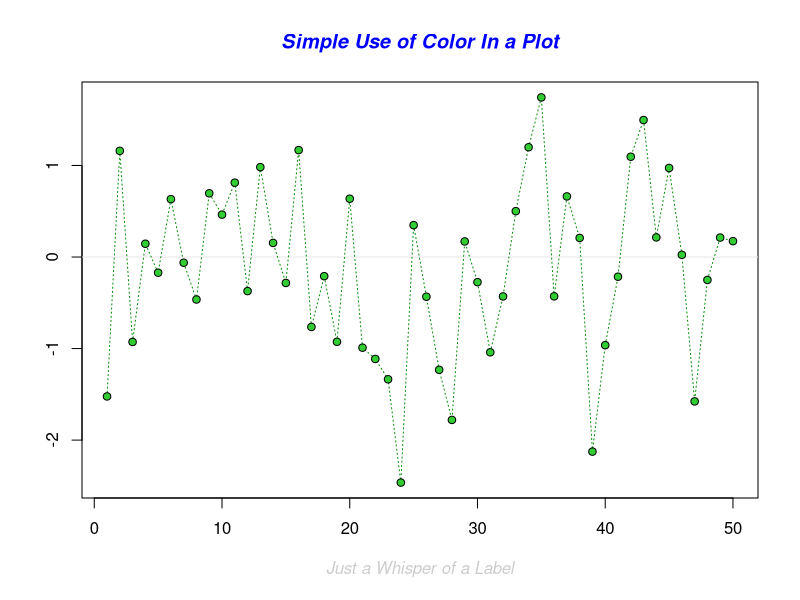
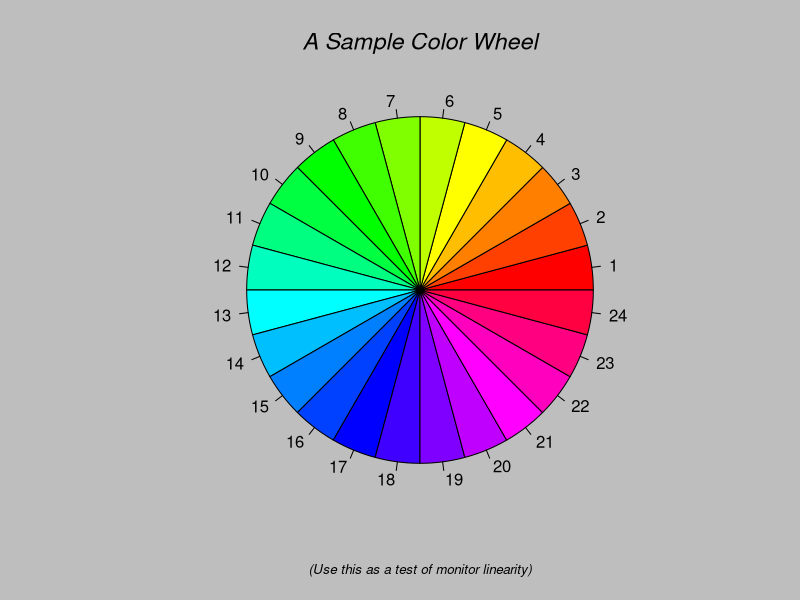
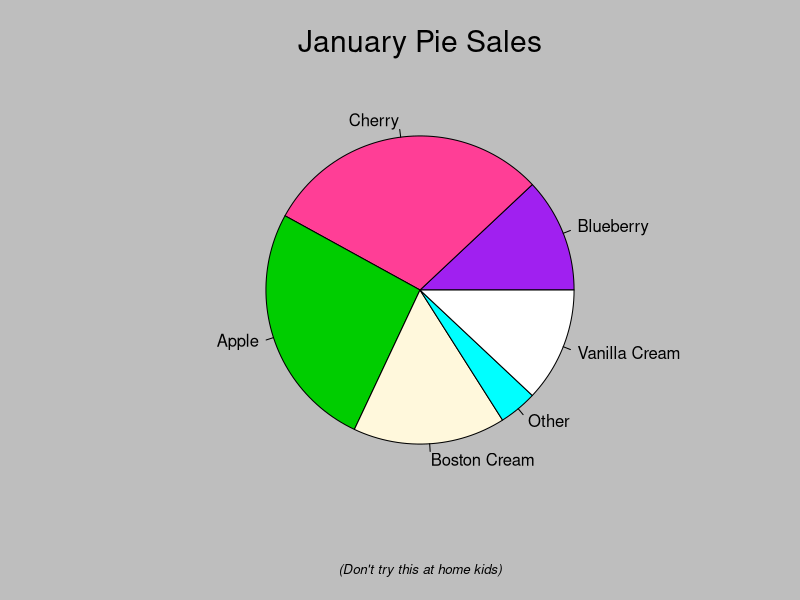
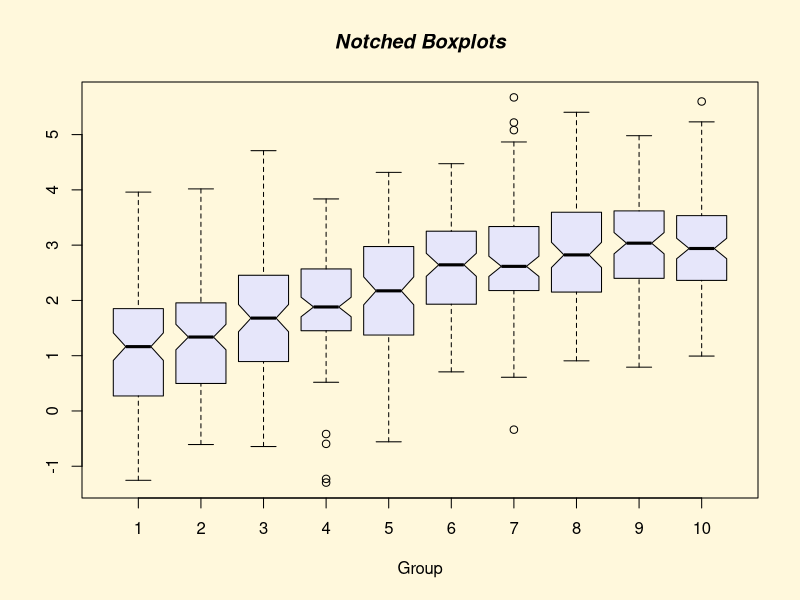
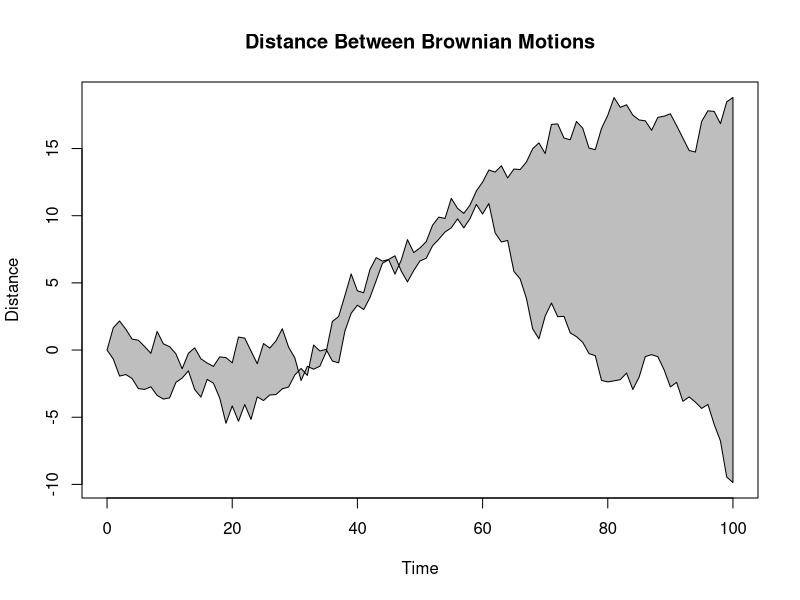
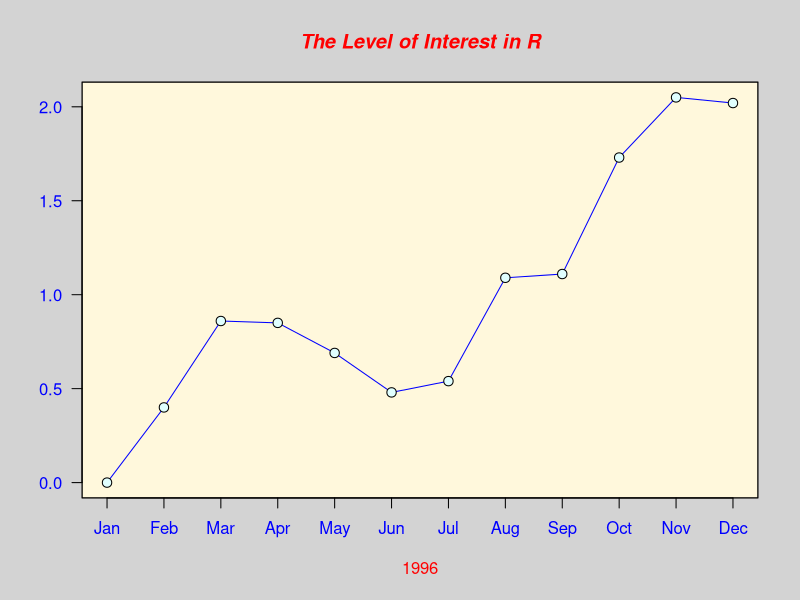
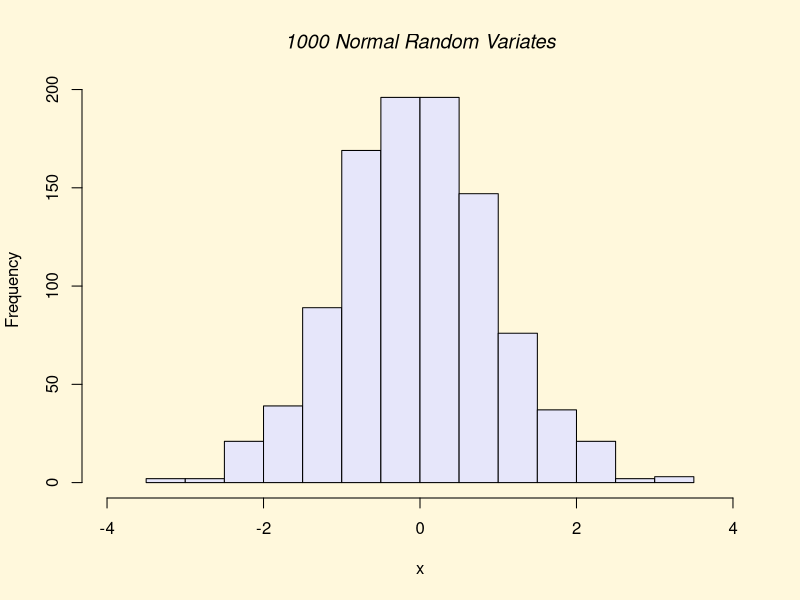
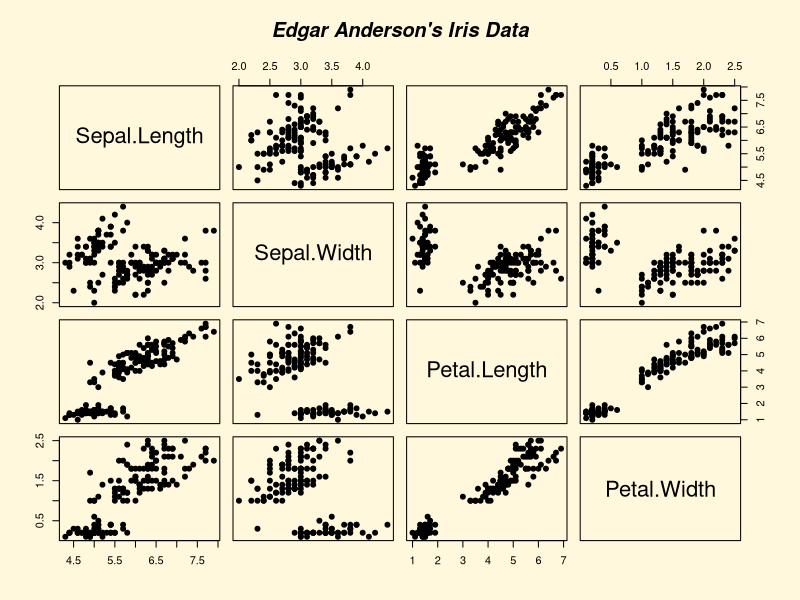

These figures' R source, in order:
# Gráficos em R - Base Plotting System 

# Obs: Caso tenha problemas com a acentuação, consulte este link:
# https://support.rstudio.com/hc/en-us/articles/200532197-Character-Encoding

# Grámatica dos Gráficos - Elementos / Camadas

# Dados: O conjunto de dados a ser analisado
# Estética: A escala em que mapeamos os dados
# Geometria: Os elementos visuais usados para representar os dados
# Facets: Visualização do gráfico em porções menores
# Estatística: Representação e análise dos dados
# Coordenadas: A área na qual o gráfico será construído
# Temas: Visual geral do gráfico

# Configurando o diretório de trabalho
# Coloque entre aspas o diretório de trabalho que você está usando no seu computador
# Não use diretórios com espaço no nome
setwd("C:/FCD/BigDataRAzure/Cap04")
getwd()

# Lista de pacotes base carregados
search()


# Demo
demo("graphics")


# Plot Básico
x = 5:7
y = 8:10
plot(x,y)
?plot

altura <- c(145, 167, 176, 123, 150)
largura <- c(51, 63, 64, 40, 55)

plot(altura, largura)


# Plotando um Dataframe
?lynx
plot(lynx)
plot(lynx, ylab = "Plots com Dataframes", xlab = "")
plot(lynx, ylab = "Plots com Dataframes", xlab = "Observações")
plot(lynx, main = "Plots com Dataframes", col = 'red')
plot(lynx, main = "Plots com Dataframes", col = 'red', col.main = 52, cex.main = 1.5)

library(datasets)
hist(warpbreaks$breaks)

airquality
transform(airquality, Month = factor(Month))
boxplot(Ozone ~ Month, airquality, xlab = "Month", ylab = "Ozone (ppb)")


# Especificando os parâmetros

# col - cor do plot
# lty - tipo de linha
# lwd - largura de linha
# pch - símbolo no plot
# xlab - label do eixo x
# ylab - label do eixo y
# las - como os labels dos eixos são orientados
# bg - background color
# mfrow - número de plots por linha
# mfcool - número de plots por coluna

# Funções Básicas de Plot

# plot() - scatterplots
# lines() -  adiciona linhas ao gráfico
# points() - adiciona pontos ao gráfico
# text() - adiciona label ao gráfico
# title() - adiciona título ao gráfico

# Parâmetros dos Gráficos
?par
par()
par('pch')
par('lty')

x = 2:4
plot(x, pch = "*")

par(mfrow = c(2,2), col.axis = "red")
plot(1:8, las = 0, xlab = "xlab", ylab = "ylab", main = "LAS = 0")
plot(1:8, las = 1, xlab = "xlab", ylab = "ylab", main = "LAS = 1")
plot(1:8, las = 2, xlab = "xlab", ylab = "ylab", main = "LAS = 2")
plot(1:8, las = 3, xlab = "xlab", ylab = "ylab", main = "LAS = 3")
legend("topright", pch = 1, col = c("blue", "red"), legend = c("Var1","Var2"))
par(mfrow = c(1,1))

# Cores disponíveis
colors()


# Salvando os gráficos

# png
png("Grafico1.png", width = 500, height = 500, res = 72)

plot(iris$Sepal.Length, iris$Petal.Length,
     col = iris$Species,
     main = "Gráfico gerado a partir do Iris")

dev.off()


# pdf
pdf("Grafico2.pdf")

plot(iris$Sepal.Length, iris$Petal.Length,
     col = iris$Species,
     main = "Gráfico gerado a partir do Iris")

dev.off()


# Estendendo as funções do plot
install.packages('plotrix')
library(plotrix)
?plotrix

par(mfrow = c(1,1), col.axis = "red")
plot(1:6, las = 3, xlab = "lty 1:6", ylab = "", main = "Mais opções ao plot")
ablineclip(v=1, lty=1, col="sienna2", lwd=2)
ablineclip(v=2, lty=1, col="sienna2", lwd=2)
ablineclip(v=3, lty=1, col="sienna2", lwd=2)
ablineclip(v=4, lty=1, col="sienna2", lwd=2)
ablineclip(v=5, lty=1, col="sienna2", lwd=2)
ablineclip(v=6, lty=1, col="sienna2", lwd=2)
ablineclip(v=7, lty=1, col="sienna2", lwd=2)


plot(lynx)
plot(lynx, type="p", main="Type p")
plot(lynx, type="l", main="Type l")
plot(lynx, type="b", main="Type b")
plot(lynx, type="o", main="Type o")
plot(lynx, type="h", main="Type h")
plot(lynx, type="s", main="Type s")
plot(lynx, type="n", main="Type n")


# Dois plots juntos
par(mar=c(4,3,3,3), col.axis="black")

plot(cars$speed, type="s", col="red", bty="n", xlab="Cars ID", ylab="")
text(8, 14, "Velocidade", cex=0.85, col="red") 
par(new=T) 

plot(cars$dist, type="s", bty="n", ann=F, axes=F, col="darkblue")
axis(side=4)
text(37, 18, "Distância", cex=0.85, col="darkblue") 

title(main="Velocidade x Distância")


# Plots a partir de datasets
df <- read.csv('pibpercap.csv', stringsAsFactors = F)
df_1982 <- subset(df, ano == 1982)
plot(expectativa ~ pibpercap, data = df_1982, log = "x")
View(df)

# Nomes paar as colunas
mycol <- c(Asia = "tomato", Europe = "chocolate4", Africa = "dodgerblue2", 
           Americas = "darkgoldenrod1", Oceania = "green4")

# Plot
plot(expectativa ~ pibpercap, data = df_1982, log = "x", col = mycol[continente])

# Função para a escala
mycex <- function(var, r, f = sqrt){
  x = f(var)
  x_scaled = (x - min(x))/(max(x) - min(x))
  r[1] + x_scaled * (r[2] - r[1])
}

# Plot
plot(expectativa ~ pibpercap, data = df_1982, log = "x",
     col = mycol[continente],
     cex = mycex(pop, r = c(0.2, 10))
)


